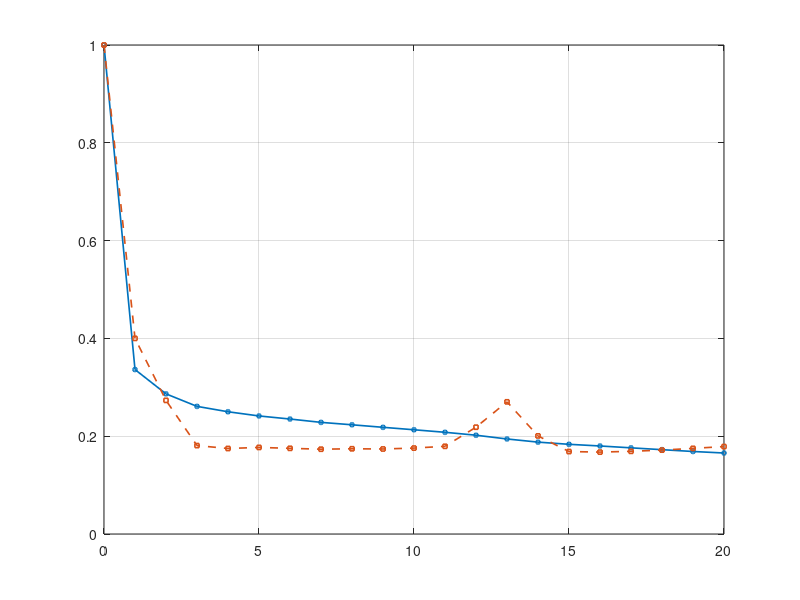

Reproduce this figure in MATLAB. (Note: this script raises an error after producing the figure.)
% Fig. 4: objective and funnel volume vs. alternation iteration (R1 data).
% Input : ./results/default.mat  (R1: maxIter = 20, convergenceTolerance = -Inf)
% Output: ./figures/alternation_funnel_chapter.png  + the numbers quoted in the text

load('./results/default.mat', 'runLog');

iterAxis = 0:runLog.iters;                       % iteration 0 = initial guess
J        = [runLog.J0, runLog.J];
vol      = [runLog.funnelVol0, runLog.funnelVol];
Jn       = J/J(1);                               % normalized by initial guess
voln     = vol/vol(1);

% ---- numbers for the text (check against the paragraph) ----
relDec   = -diff(runLog.J)./runLog.J(1:end-1);
iterStar = find(relDec < 0.05, 1) + 1;
[volMin, iMin] = min(runLog.funnelVol);
[volMax, iMax] = max(runLog.funnelVol(iterStar:end)); iMax = iMax + iterStar - 1;
fprintf('J strictly decreasing over all iterations: %d\n', all(diff(runLog.J) < 0));
fprintf('iter* = %d | captured = %.1f%% of 20-iteration decrease in J\n', ...
        iterStar, 100*(runLog.J0 - runLog.J(iterStar))/(runLog.J0 - runLog.J(end)));
fprintf('volume drop iter 1 -> iter*: %.1f%% | drop guess -> iter*: %.1f%%\n', ...
        100*(1 - runLog.funnelVol(iterStar)/runLog.funnelVol(1)), 100*(1 - runLog.funnelVol(iterStar)/runLog.funnelVol0));
fprintf('min volume at iter %d: vol(iter*) is %.1f%% above it\n', iMin, 100*(runLog.funnelVol(iterStar)/volMin - 1));
fprintf('largest volume after iter*: iter %d, %.1f%% above min\n', iMax, 100*(volMax/volMin - 1));

% ---- figure (single IEEE column: 3.5 in wide) ----
fig = figure('Units','inches','Position',[1 1 3.5 2.3],'Color','w');
hold on; box on; grid on;
plot(iterAxis, Jn,   '-o',  'LineWidth',1.2, 'MarkerSize',3, 'DisplayName','Objective $J_{\mathrm{iter}}/J_0$');
plot(iterAxis, voln, '--s', 'LineWidth',1.2, 'MarkerSize',3, 'DisplayName','Funnel volume (normalized)');
xline(iterStar, ':k', 'LineWidth',1.0, 'HandleVisibility','off');
text(iterStar + 0.3, 0.5, '$\mathrm{iter}^\star$', 'Interpreter','latex', 'FontSize',9, ...
     'HorizontalAlignment','left', 'VerticalAlignment','middle');
xlabel('Iteration, $\mathrm{iter}$', 'Interpreter','latex');
ylabel('Normalized value', 'Interpreter','latex');
xlim([0 runLog.iters]); ylim([0 1.05]);
legend('Interpreter','latex', 'Location','northeast', 'FontSize',8);
set(gca, 'FontSize',9, 'TickLabelInterpreter','latex');

if ~exist('./figures','dir'), mkdir('./figures'); end
exportgraphics(fig, './figures/alternation_funnel_chapter.png', 'Resolution', 600);
